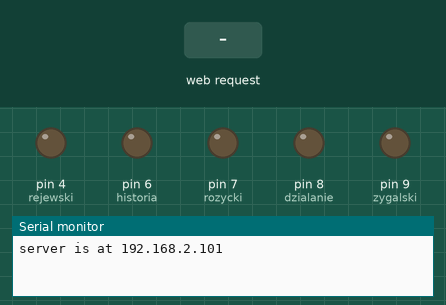
Simulated run of this sketch. Board: Arduino Uno, built with avr-gcc and run on an emulated ATmega328P. Parts: output pins drawn as LEDs (lit = HIGH), the last lines printed to the serial monitor. The inputs (shaded band) are chosen by the test bench. WiFi joins after 1.5 s; servers stay silent unless stated.

Above: at 1.2 s.
1.3 s: HTTP request GET /historia received
At 2.6 s:
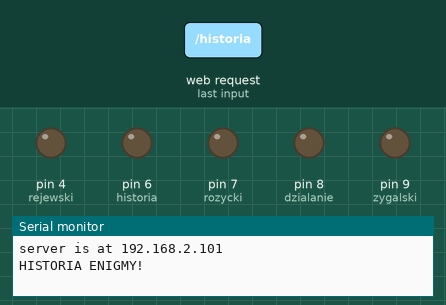
2.9 s: HTTP request GET /dzialanie received
At 3.8 s:
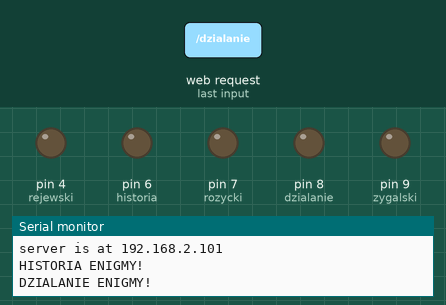
4.5 s: HTTP request GET /zygalski received
At 5.0 s:
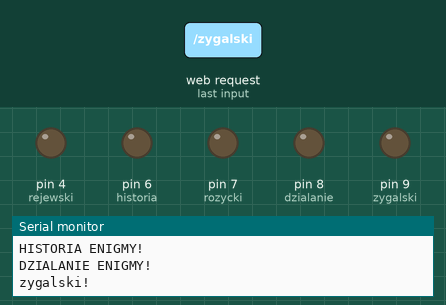
6.1 s: HTTP request GET /rozycki received
At 7.4 s:
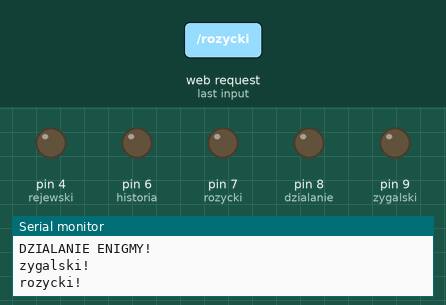
7.7 s: HTTP request GET /rejewski received
At 8.7 s:
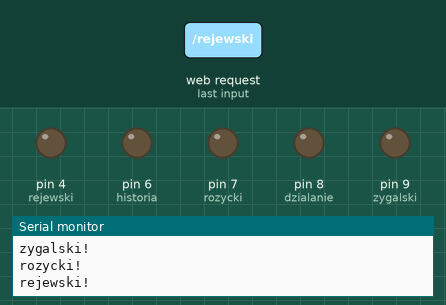
Timing chart, 0 to 10.3 s (numbered marks = the images above; inputs shaded):
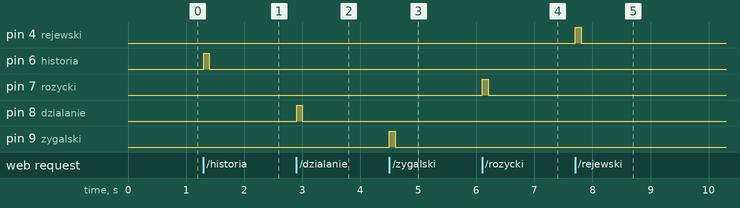

The sketch:

WiFi.ino
```cpp
#include <SPI.h>
#include <Ethernet.h>

// Enter a MAC address and IP address for your controller below.
// The IP address will be dependent on your local network:
byte mac[] = {
  0xDE, 0xAD, 0xBE, 0xEF, 0xFE, 0xED };
IPAddress ip(192,168,2,101);

// Initialize the Ethernet server library
// with the IP address and port you want to use
// (port 80 is default for HTTP):
EthernetServer server(80);

///------------------------------------------------------------------------------------------------------
///--------------------------------------------------PINY------------------------------------------------
///------------------------------------------------------------------------------------------------------
const int historia = 6, dzialanie = 8, zygalski = 9, rozycki = 7, rejewski = 4;

// Client variables
char linebuf[80];
int charcount=0;

void setup() {
  // Relay module prepared
  pinMode(historia, OUTPUT);
  digitalWrite(historia, LOW);

  pinMode(dzialanie, OUTPUT);
  digitalWrite(dzialanie, LOW);

  pinMode(zygalski, OUTPUT);
  digitalWrite(zygalski, LOW);

   pinMode(rozycki, OUTPUT);
  digitalWrite(rozycki, LOW);

  pinMode(rejewski, OUTPUT);
  digitalWrite(rejewski, LOW);

  // Open serial communication at a baud rate of 9600
  Serial.begin(9600);

  // start the Ethernet connection and the server:
  Ethernet.begin(mac, ip);
  server.begin();
  Serial.print("server is at ");
  Serial.println(Ethernet.localIP());
}

// Display dashboard page with on/off button for relay
// It also print Temperature in C and F
void dashboardPage(EthernetClient &client) {
  client.println("<!DOCTYPE HTML><html><head>");
  client.println("<meta charset=\"utf-8\" name=\"viewport\" content=\"width=device-width, initial-scale=1\"></head><body>");
  client.println("<h1 style=\"font-size: 38px;\"><center>WIELCY POLSCY MATEMATYCY</center></h1>");
  client.println("<a href=\"/historia\"><button style=\"width:350px; height:105px; font-size: 34px;font-family:Georgia; background: #8ba181;\"><i>HISTORIA ENIGMY</i></button></a><br><br>");
  client.println("<a href=\"/dzialanie\"><button style=\"width:350px; height:105px; font-size: 34px;font-family:Georgia;background: #748d68;\"><i>DZIAŁANIE ENIGMY</i></button></a><br><br>");
  client.println("<a href=\"/zygalski\"><button style=\"width:350px; height:105px; font-size: 34px;font-family:Georgia;background: #5b734f;\"><i>HENRYK ZYGALSKI</i></button></a><br><br>");
  client.println("<a href=\"/rozycki\"><button style=\"width:350px; height:105px; font-size: 34px;font-family:Georgia;background: #3c5c2c;\"><i>JERZY RÓŻYCKI</i></button></a><br><br>");
  client.println("<a href=\"/rejewski\"><button style=\"width:350px; height:105px; font-size: 34px;font-family:Georgia;background: #335224;\"><i>MARIAN REJEWSKI</i></button></a><br><br>");
  client.println("</body></html>");
}


void loop() {
  // listen for incoming clients
  EthernetClient client = server.available();
  if (client) {
    //Serial.println("new client");
    memset(linebuf,0,sizeof(linebuf));
    charcount=0;
    // an http request ends with a blank line
    boolean currentLineIsBlank = true;
    while (client.connected()) {
      if (client.available()) {
       char c = client.read();
       //read char by char HTTP request
        linebuf[charcount]=c;
        if (charcount<sizeof(linebuf)-1) charcount++;
        // if you've gotten to the end of the line (received a newline
        // character) and the line is blank, the http request has ended,
        // so you can send a reply
        if (c == '\n' && currentLineIsBlank) {
          dashboardPage(client);
          break;
        }
        if (c == '\n') {
          if (strstr(linebuf,"GET /historia") > 0){
            Serial.println("HISTORIA ENIGMY!");
            digitalWrite(historia, HIGH);
            delay(100);
            digitalWrite(historia, LOW);
          }
          else if (strstr(linebuf,"GET /dzialanie") > 0){
            Serial.println("DZIALANIE ENIGMY!");
            digitalWrite(dzialanie, HIGH);
            delay(100);
            digitalWrite(dzialanie, LOW);
          }
          else if (strstr(linebuf,"GET /zygalski") > 0){
            Serial.println("zygalski!");
            digitalWrite(zygalski, HIGH);
            delay(100);
            digitalWrite(zygalski, LOW);
          }
          else if (strstr(linebuf,"GET /rozycki") > 0){
            Serial.println("rozycki!");
            digitalWrite(rozycki, HIGH);
            delay(100);
            digitalWrite(rozycki, LOW);
          }
          else if (strstr(linebuf,"GET /rejewski") > 0){
            Serial.println("rejewski!");
            digitalWrite(rejewski, HIGH);
            delay(100);
            digitalWrite(rejewski, LOW);
          }
          // you're starting a new line
          currentLineIsBlank = true;
          memset(linebuf,0,sizeof(linebuf));
          charcount=0;
        }
        else if (c != '\r') {
          // you've gotten a character on the current line
          currentLineIsBlank = false;
        }
      }
    }
    // give the web browser time to receive the data
    delay(1);
    // close the connection:
    client.stop();
    //Serial.println("client disonnected");
  }
}
```

Measured:
- after the input at 1.3 s, pin 6 (historia): LOW → HIGH at once, → LOW 0.10 s later
- after the input at 2.9 s, pin 8 (dzialanie): LOW → HIGH at once, → LOW 0.10 s later
- after the input at 4.5 s, pin 9 (zygalski): LOW → HIGH at once, → LOW 0.10 s later
- after the input at 6.1 s, pin 7 (rozycki): LOW → HIGH at once, → LOW 0.10 s later
- after the input at 7.7 s, pin 4 (rejewski): LOW → HIGH at once, → LOW 0.10 s later
